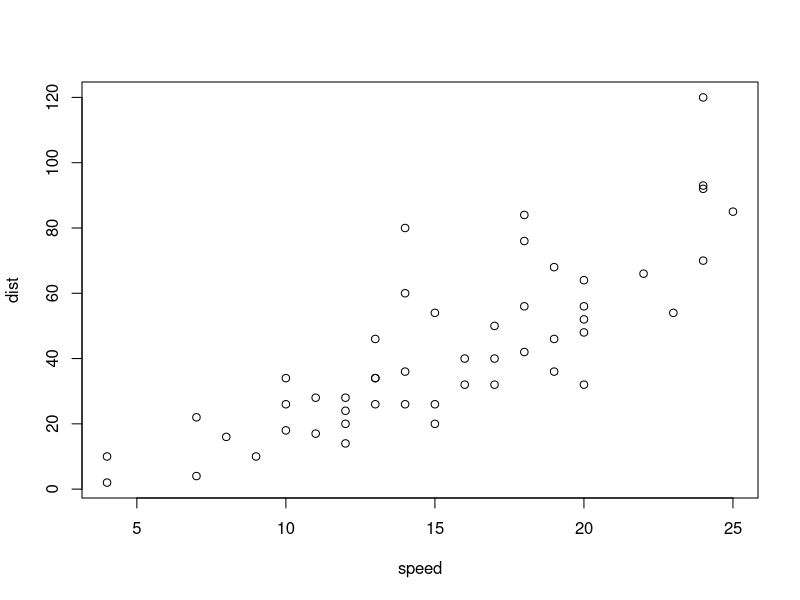
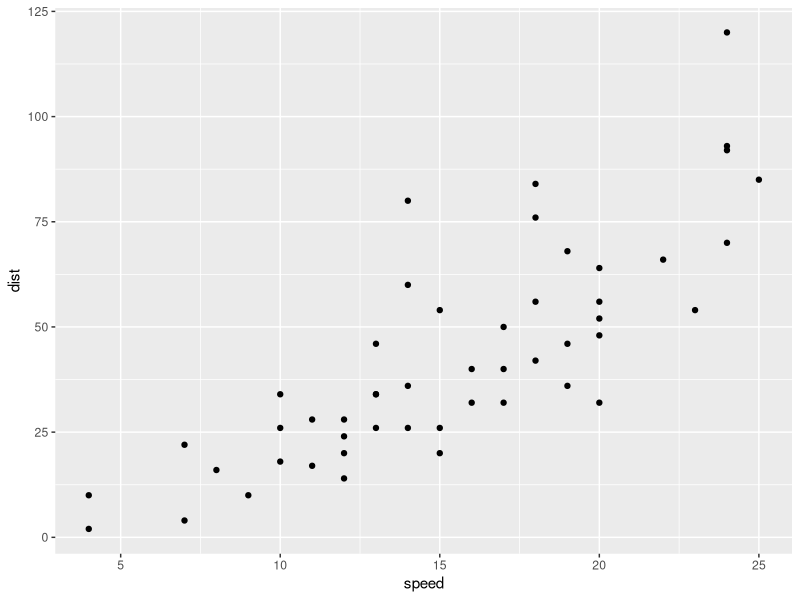
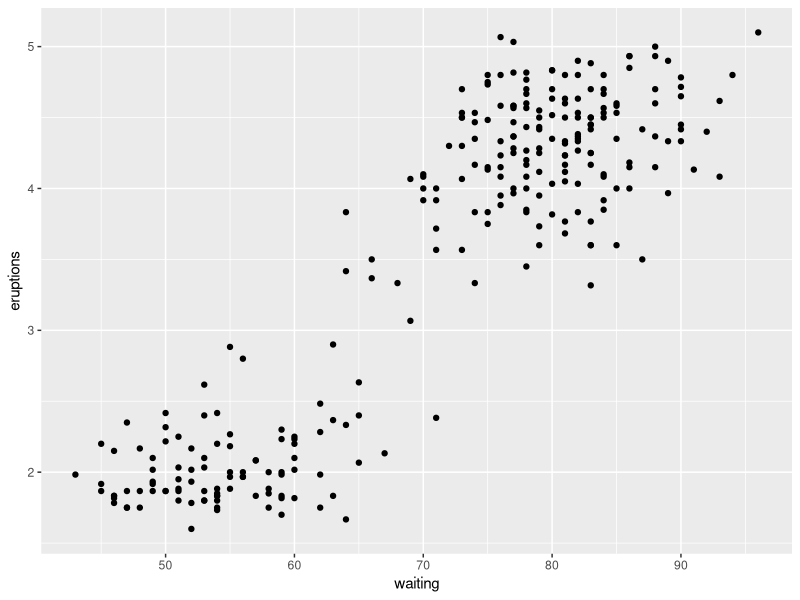

Recreate these plots in R, in order.
## ---- chunk 1
plot(cars)
## ---- chunk 2
library(tidyverse)
## ---- chunk 3
cars
## ---- chunk 4
cars %>% ggplot(aes(x = speed, y = dist)) + 
  geom_point()
## ---- chunk 5
faithful %>% ggplot(aes(x = waiting, y = eruptions)) + 
  geom_point()
